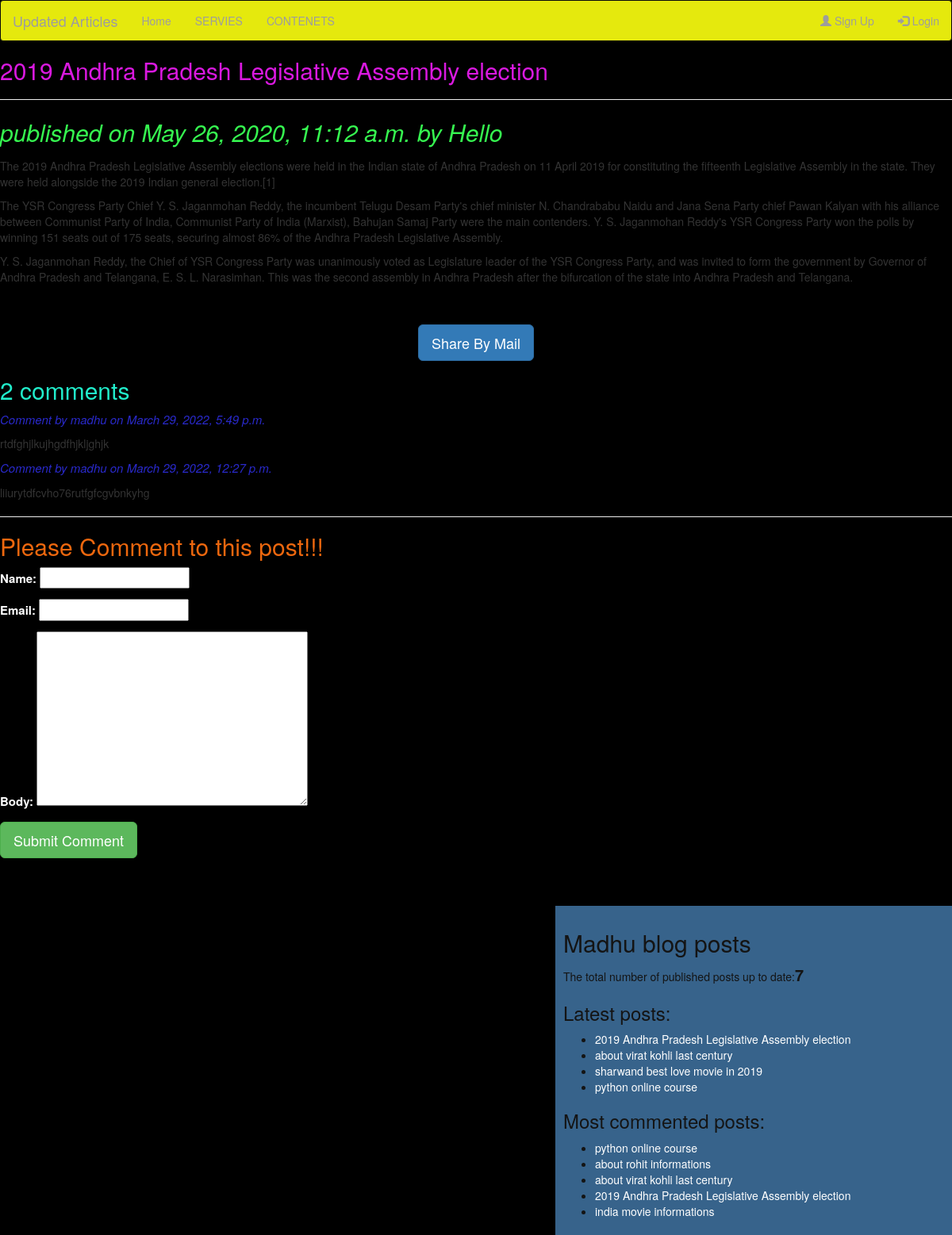
/2020/05/26/2019-andhra-pradesh-legislative-assembly-election/, run on the app's committed database.
### blog/models.py (models this page shows, shortened)
class Post(models.Model):
    STATUS_CHOICES=(('draft','Draft'),('published','Published'))
    title=models.CharField(max_length=256)
    slug=models.SlugField(max_length=264,unique_for_date='publish')
    author=models.ForeignKey(User, related_name='blog_posts', on_delete=models.CASCADE)
    body=models.TextField()
    publish=models.DateTimeField(default=timezone.now)
    created=models.DateTimeField(auto_now_add=True)
    updated=models.DateTimeField(auto_now=True)
    status=models.CharField(max_length=10,choices=STATUS_CHOICES,default='draft')
    objects=CustomManager()
    tags=TaggableManager()
    class Meta:
        ordering=('-publish',)
    def get_absolute_url(self):
            return reverse('post_detail', args = [self.publish.year , self.publish.strftime('%m'), self.publish.strftime('%d'),self.slug])

class Comments(models.Model):
    post=models.ForeignKey(Post,related_name='comments',on_delete=models.CASCADE)
    name=models.CharField(max_length=32)
    email=models.EmailField()
    body=models.TextField()
    created=models.DateTimeField(auto_now_add=True)
    updated=models.DateTimeField(auto_now=True)
    active=models.BooleanField(default=True)
    class Meta:
        ordering=('-created',)

### blog/views.py (the view)
# urls.py: re_path(r'(?P<year>[0-9]{4})/(?P<month>[0-9]{2})/(?P<day>[0-9]{2})/(?P<post>[\w-]+)/$', views.post_detail,name='post_detail'),
def post_detail(request,year,month,day,post):
    post=get_object_or_404(Post,slug=post,
                                status='published',
                                publish__year=year,
                                publish__month=month,
                                publish__day=day)
    comments=post.comments.filter(active=True)
    csubmit=False
    if request.method == 'POST':
        form=CommentForm(request.POST)
        if form.is_valid():
            new_comment=form.save(commit=False)
            new_comment.post=post
            new_comment.save()
            csubmit=True
    else:
        form=CommentForm()
    return render(request,'test/post_detail.html',{'post':post,'form':form,'csubmit':csubmit,'comments':comments})

### blog/forms.py
class CommentForm(forms.ModelForm):
    class Meta:
        model=Comments
        fields=('name','email','body')

### blog/models.py (called while the page is built)
    def get_queryset(self):
        return super().get_queryset().filter(status="published")

### blog/templatetags/blog_tags.py (called while the page is built)
@register.simple_tag(name='my_tag')
def total_count():
    return Post.objects.count()

@register.inclusion_tag('test/latest_posts123.html')
def show_latest_posts(count=3):
    latest_posts=Post.objects.order_by('-publish')[:count]
    return {'latest_posts':latest_posts}

@register.simple_tag()
def get_most_comment_posts(count=5):
     return Post.objects.annotate(total_comments=Count('comments')).order_by('-total_comments')[:count]

### templates/test/post_detail.html (shortened to what this page needs)
{%extends 'test/base.html' %}
    {%block contain%}
    <h2 id="title">{{post.title}}</h2><hr>
    <p id="date">published on {{post.publish}} by {{post.author|title}}</p>
    {{post.body|linebreaks}}<br><br>
    <div class="container" align="center">
      <a href="/{{post.id}}/share" class="btn btn-primary btn-lg">Share By Mail</a>
    </div>
        {% with comments.count as comments_count%}
            <h2 id="comment">{{comments_count}} comment{{comments_count|pluralize}}</h2>
        {%endwith%}
            {%if comments%}
              {%for comment in comments%}
                <p id="jkn">Comment {{forloop.count}} by {{comment.name}} on {{comment.created}}</p>
                <p id="nimbda">{{comment.body|linebreaks}}</p>
                {%endfor%}
                <hr>
                {%else%}
                <p>there is no comments yet!!!!</p>
              {%endif%}
              {%if csubmit%}
                <h1 id="added">Comment added Successfully</h1>
                {%else%}
                  <h2 id="please">Please Comment to this post!!!</h2>
                    <form id="only" method="post">
                      {{form.as_p}}
                      <input type="submit" class="btn btn-success btn-lg" value="Submit Comment">
                    </form>
                    <br><br><br>
                {%endif%}
                {%endblock%}

### templates/test/base.html (shortened to what this page needs)
<!DOCTYPE html>
{% load blog_tags%}
{%load static%}
<html lang="en" dir="ltr">
  <head>
    <link rel="stylesheet" href="https://stackpath.bootstrapcdn.com/bootstrap/3.4.1/css/bootstrap.min.css">
  </head>
  <link rel="stylesheet" href="{% static "css/blog.css"%}">
  <body>
    <nav class="navbar navbar-inverse">
  <div class="container-fluid">
    <div class="navbar-header">
      <a class="navbar-brand" href="#">Updated Articles</a>
    </div>
    <ul class="nav navbar-nav" style="color: rgb(162, 0, 255);">
      <li><a href="#">Home</a></li>
      <li><a href="#">SERVIES</a></li>
      <li><a href="#">CONTENETS</a></li>
    </ul>
    <ul class="nav navbar-nav navbar-right">
      <li><a href="#"><span class="glyphicon glyphicon-user"></span> Sign Up</a></li>
      <li><a href="#"><span class="glyphicon glyphicon-log-in"></span> Login</a></li>
    </ul>
  </div>
</nav>
    <div class="content">
      {%block contain%}
      {%endblock%}
    </div>
    <div class="sidebar">
      <h2>Madhu blog posts</h2>
      <p>The total number of published posts up to date:<span id="pnayy">{% my_tag %}</span></p>
      <h3>Latest posts:</h3>{%show_latest_posts 4%}
      <h3>Most commented posts:</h3>
      {%get_most_comment_posts as most_comment_posts%}
      <ul>
        {%for post in most_comment_posts%}
        <li><a href="{{post.get_absolute_url}}">{{post.title}}</a></li>
        {%endfor%}
      </ul>
    </div>
  </body>
</html>

### templates/test/latest_posts123.html
<ul>
  {%for post in latest_posts%}
  <li><a href="{{post.get_absolute_url}}">{{post.title}}</a></li>
  {%endfor%}
</ul>

### static/css/blog.css (style rules this page uses)
body { background: #000; }
.navbar { background: rgb(229, 233, 13); }
.sidebar { width: 500px; padding: 10px; float: right; background: rgb(55, 99, 139); color:rgb(20, 20, 20); }
#date { color:#36f750; font-size: 30px; font-style: italic; }
#jkn { color: rgb(41, 41, 202); font-size: 15px; font-style: italic; }
a { color:white; }
#title { color:#da19e0; }
#comment { color: #21edcb; }
#please { color: #ed670e; }
#only { color: white; font-size: 15px; }
#nimbda { color: #07f523; font-size: 15px; }
#pnayy { font-size: 20px; font-weight: bold; }

### data on the page
Post: title "2019 Andhra Pradesh Legislative Assembly election", publish "May 26, 2020, 11:12 a.m.", author "Hello", body "The 2019 Andhra Pradesh Legislative Assembly elections were held in the Indian state of Andhra Pradesh on 11 April 2019 for constituting the fifteenth Legislative Assembly in the state. They were held alongside the 2019 Indian general election.[1] The YSR Congress Party Chief Y. S. Jaganmohan Reddy, the incumbent Telugu Desam Party's chief minister N. Chandrababu Naidu and Jana Sena Party chief Pawan Kalyan with his alliance between Communist Party of India, Communist Party of India (Marxist), Bahujan Samaj Party were the main contenders. Y. S. Jaganmohan Reddy's YSR Congress Party won the polls by winning 151 seats out of 175 seats, securing almost 86% of the Andhra Pradesh Legislative…"
Comments: name "madhu", created "March 29, 2022, 5:49 p.m.", body "rtdfghjlkujhgdfhjkljghjk"
Comments: name "madhu", created "March 29, 2022, 12:27 p.m.", body "liiurytdfcvho76rutfgfcgvbnkyhg"
Post: title "about virat kohli last century"
Post: title "sharwand best love movie in 2019"
Post: title "python online course"
Post: title "about rohit informations"
Post: title "india movie informations"

### other printed values
{{ comments_count }} "2"
